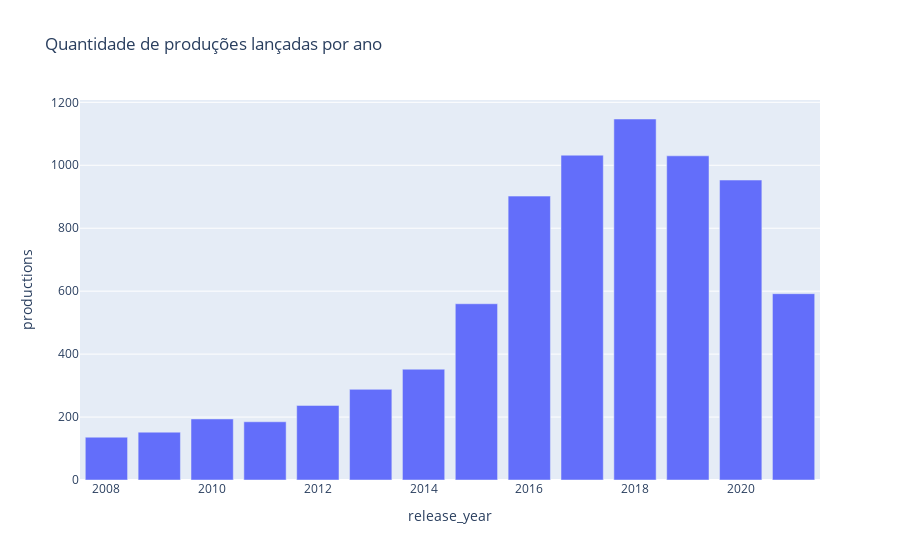

Here is the notebook cell this chart was saved with:
### Code cell
barplot_prod_year_filtrado = px.bar(df_prod_year_filtrado, x= 'release_year', y= 'productions',
                                        title = 'Quantidade de produções lançadas por ano')
barplot_prod_year_filtrado.show()

### Figure 1 — Plotly figure (JSON) as saved in the notebook; plotly's stock layout.template omitted (floating-point values rounded to 4 significant figures)
{"data": [{"hovertemplate": "release_year=%{x}<br>productions=%{y}<extra></extra>", "legendgroup": "", "marker": {"color": "#636efa", "pattern": {"shape": ""}}, "name": "", "orientation": "v", "showlegend": false, "textposition": "auto", "type": "bar", "x": [2018, 2017, 2019, 2020, 2016, 2021, 2015, 2014, 2013, 2012, 2010, 2011, 2009, 2008], "xaxis": "x", "y": [1147, 1032, 1030, 953, 902, 592, 560, 352, 288, 237, 194, 185, 152, 136], "yaxis": "y"}], "layout": {"barmode": "relative", "legend": {"tracegroupgap": 0}, "title": {"text": "Quantidade de produções lançadas por ano"}, "xaxis": {"anchor": "y", "domain": [0, 1], "title": {"text": "release_year"}}, "yaxis": {"anchor": "x", "domain": [0, 1], "title": {"text": "productions"}}}}
